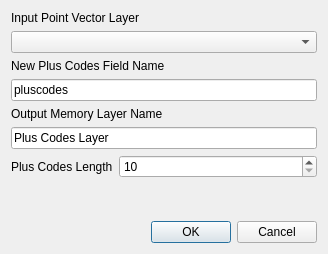
<?xml version="1.0" encoding="UTF-8"?>
<ui version="4.0">
 <class>Dialog</class>
 <widget class="QDialog" name="Dialog">
  <property name="geometry">
   <rect>
    <x>0</x>
    <y>0</y>
    <width>328</width>
    <height>254</height>
   </rect>
  </property>
  <property name="windowTitle">
   <string>Layer geometry to Plus Code field</string>
  </property>
  <property name="modal">
   <bool>true</bool>
  </property>
  <layout class="QVBoxLayout" name="verticalLayout">
   <item>
    <widget class="QLabel" name="label">
     <property name="text">
      <string>Input Point Vector Layer</string>
     </property>
    </widget>
   </item>
   <item>
    <widget class="QgsMapLayerComboBox" name="mapLayerComboBox"/>
   </item>
   <item>
    <widget class="QLabel" name="label_2">
     <property name="text">
      <string>New Plus Codes Field Name</string>
     </property>
    </widget>
   </item>
   <item>
    <widget class="QLineEdit" name="fieldLineEdit">
     <property name="text">
      <string>pluscodes</string>
     </property>
    </widget>
   </item>
   <item>
    <widget class="QLabel" name="label_3">
     <property name="text">
      <string>Output Memory Layer Name</string>
     </property>
    </widget>
   </item>
   <item>
    <widget class="QLineEdit" name="layerLineEdit">
     <property name="text">
      <string>Plus Codes Layer</string>
     </property>
    </widget>
   </item>
   <item>
    <layout class="QFormLayout" name="formLayout">
     <item row="0" column="0">
      <widget class="QLabel" name="label_4">
       <property name="text">
        <string>Plus Codes Length</string>
       </property>
      </widget>
     </item>
     <item row="0" column="1">
      <widget class="QSpinBox" name="precisionSpinBox">
       <property name="minimum">
        <number>10</number>
       </property>
       <property name="maximum">
        <number>20</number>
       </property>
       <property name="value">
        <number>10</number>
       </property>
      </widget>
     </item>
    </layout>
   </item>
   <item>
    <spacer name="verticalSpacer">
     <property name="orientation">
      <enum>Qt::Vertical</enum>
     </property>
     <property name="sizeHint" stdset="0">
      <size>
       <width>20</width>
       <height>40</height>
      </size>
     </property>
    </spacer>
   </item>
   <item>
    <widget class="QDialogButtonBox" name="buttonBox">
     <property name="orientation">
      <enum>Qt::Horizontal</enum>
     </property>
     <property name="standardButtons">
      <set>QDialogButtonBox::Cancel|QDialogButtonBox::Ok</set>
     </property>
    </widget>
   </item>
  </layout>
 </widget>
 <customwidgets>
  <customwidget>
   <class>QgsMapLayerComboBox</class>
   <extends>QComboBox</extends>
   <header>qgis.gui</header>
  </customwidget>
 </customwidgets>
 <resources/>
 <connections>
  <connection>
   <sender>buttonBox</sender>
   <signal>accepted()</signal>
   <receiver>Dialog</receiver>
   <slot>accept()</slot>
   <hints>
    <hint type="sourcelabel">
     <x>248</x>
     <y>254</y>
    </hint>
    <hint type="destinationlabel">
     <x>157</x>
     <y>274</y>
    </hint>
   </hints>
  </connection>
  <connection>
   <sender>buttonBox</sender>
   <signal>rejected()</signal>
   <receiver>Dialog</receiver>
   <slot>reject()</slot>
   <hints>
    <hint type="sourcelabel">
     <x>316</x>
     <y>260</y>
    </hint>
    <hint type="destinationlabel">
     <x>286</x>
     <y>274</y>
    </hint>
   </hints>
  </connection>
 </connections>
</ui>
